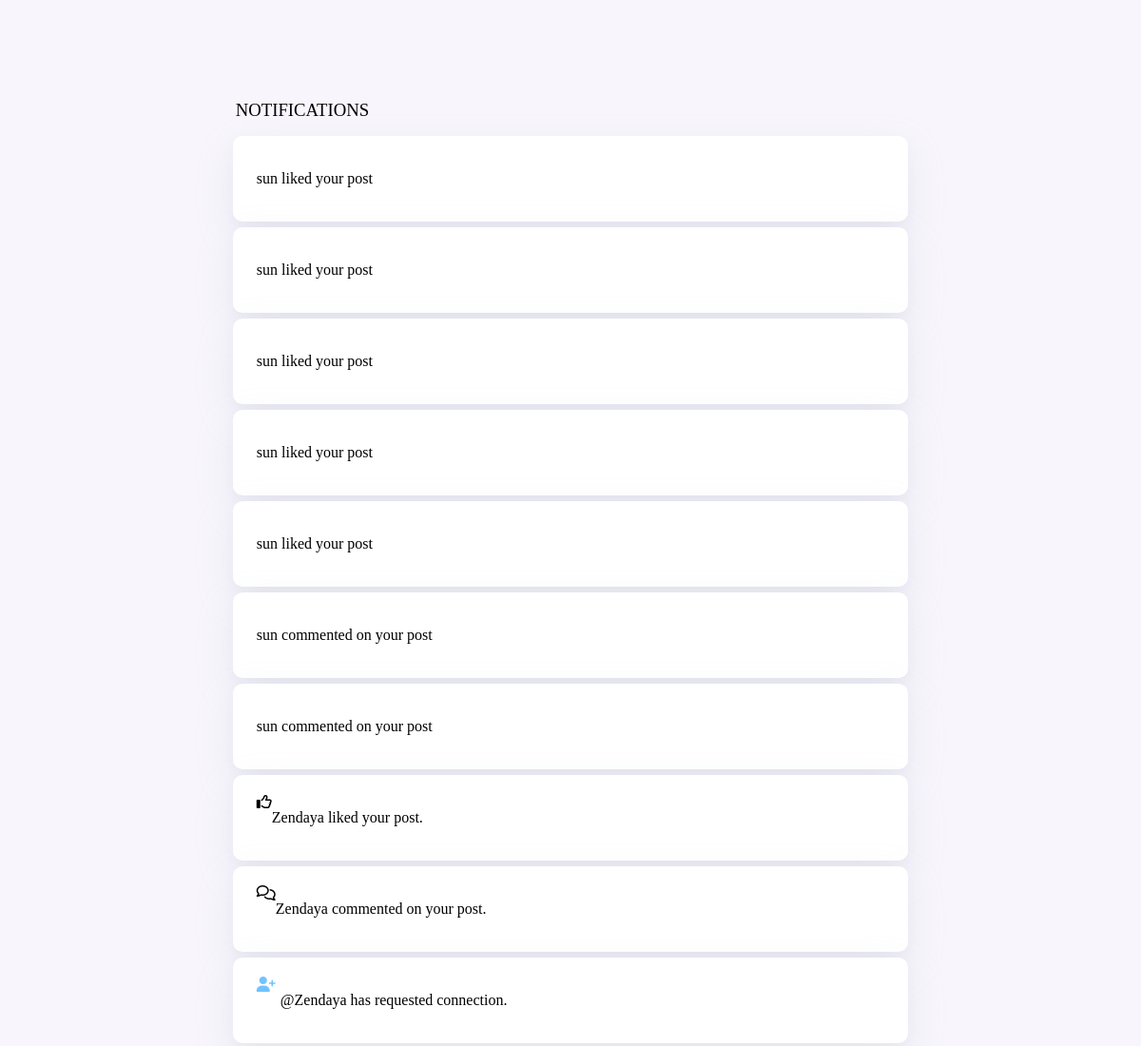
The page /templates/notification.php on the database its author committed.
### tables this page shows
CREATE TABLE `likes` (
  `post_id` int(12) NOT NULL,
  `username` varchar(255) NOT NULL,
  `post_username` varchar(225) NOT NULL,
  `time` timestamp NOT NULL DEFAULT current_timestamp() ON UPDATE current_timestamp()
);

CREATE TABLE `comments` (
  `comment_id` int(11) NOT NULL,
  `post_id` int(11) NOT NULL,
  `username` varchar(255) NOT NULL,
  `comment` varchar(255) NOT NULL,
  `comment_author` varchar(255) NOT NULL,
  `date` timestamp NOT NULL DEFAULT current_timestamp() ON UPDATE current_timestamp()
);

### templates/notification.php (the view, shortened to what this page needs)
<?php
include("server.php");
$like = mysqli_query($db, "SELECT * FROM likes");
$comment = mysqli_query($db, "SELECT * FROM comments");
?>
<!DOCTYPE html>
<html lang="en">
<head>
    <link rel="stylesheet" href="../static/notif.css">
</head>
<body>
    <div class="container-4">
        <div class="head">
            <h3>Notifications</h3>
        </div>
        <?php while ($row = mysqli_fetch_array($like)) : ?>
            <div class="noti"><p><?php echo $row['username']; ?> liked your post</p></div>
        <?php endwhile; ?>
        <?php while ($row2 = mysqli_fetch_array($comment)) : ?>
            <div class="noti"><p><?php echo $row2['comment_author']; ?> commented on your post</p></div>
        <?php endwhile; ?>
        <div class="body-wrap">
            <div class="liked noti">
                <a href="">
                <i class="far fa-thumbs-up"></i>
                <p> Zendaya liked your post.</p>
                </a>
            </div>
            <div class="mention noti">
                <a href="">
                <i class="far fa-comments"></i>
                <p>Zendaya commented on your post.</p>
                </a>
            </div>
            <div class="foll-req noti">
                <a href="">
                <i class="fas fa-user-plus"></i>
                <p>@Zendaya has requested connection.</p>
                </a>
            </div>
        </div>
    </div>
</body>
</html>

### static/notif.css (style rules this page uses)
.container-4 { display: flex; margin: 7% 20% 3% 20%; height: auto; max-height: 100vh; flex-direction: column; }
body { background-color: #F8F6FC; }
.head h3 { padding: 3px ; margin-bottom: 10px; text-transform: uppercase; font-weight: lighter; }
.body-wrap img, svg, .body-wrap .fas { height: 20px; width: auto; color: #71C2FF; margin-right: 5px; }
.body-wrap { display: flex; flex-direction: column; justify-content: flex-start; }
.noti { display: flex; flex-direction: row; padding: 20px 25px; margin: 3px 0; border-radius: 10px; background-color: white; box-shadow: 0 5px 10px rgba(154,160,185,.05), 0 15px 40px rgba(166,173,201,.2); }
.noti a { text-decoration: none; color: black; display: flex; cursor: pointer; }

### rows shown on the page
likes: username "sun"
likes: username "sun"
likes: username "sun"
likes: username "sun"
likes: username "sun"
comments: comment_author "sun"
comments: comment_author "sun"
